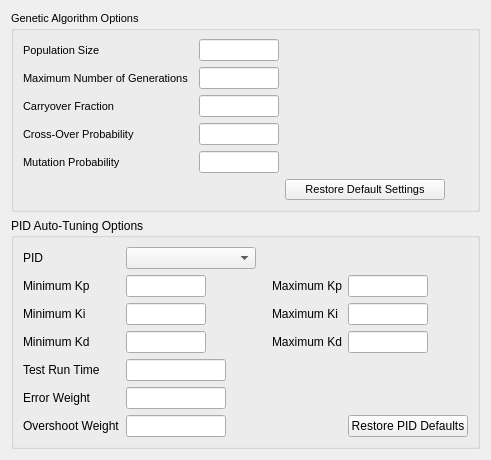
<?xml version="1.0" encoding="UTF-8"?>
<ui version="4.0">
 <class>TunerPrefWidget</class>
 <widget class="QWidget" name="TunerPrefWidget">
  <property name="geometry">
   <rect>
    <x>0</x>
    <y>0</y>
    <width>488</width>
    <height>432</height>
   </rect>
  </property>
  <property name="minimumSize">
   <size>
    <width>0</width>
    <height>0</height>
   </size>
  </property>
  <property name="windowTitle">
   <string>P6DOF Tuner</string>
  </property>
  <layout class="QGridLayout" name="gridLayout">
   <item row="6" column="1">
    <widget class="QGroupBox" name="groupBox">
     <property name="font">
      <font>
       <pointsize>8</pointsize>
      </font>
     </property>
     <property name="title">
      <string>Genetic Algorithm Options</string>
     </property>
     <property name="flat">
      <bool>false</bool>
     </property>
     <property name="checkable">
      <bool>false</bool>
     </property>
     <layout class="QVBoxLayout" name="verticalLayout_2">
      <item>
       <layout class="QGridLayout" name="gridLayout_2">
        <item row="0" column="1">
         <widget class="QLineEdit" name="populationSizeLineEdit">
          <property name="minimumSize">
           <size>
            <width>80</width>
            <height>0</height>
           </size>
          </property>
          <property name="maximumSize">
           <size>
            <width>80</width>
            <height>16777215</height>
           </size>
          </property>
          <property name="maxLength">
           <number>32767</number>
          </property>
         </widget>
        </item>
        <item row="1" column="1">
         <widget class="QLineEdit" name="maxGenerationsLineEdit">
          <property name="minimumSize">
           <size>
            <width>80</width>
            <height>0</height>
           </size>
          </property>
          <property name="maximumSize">
           <size>
            <width>80</width>
            <height>16777215</height>
           </size>
          </property>
         </widget>
        </item>
        <item row="2" column="1">
         <widget class="QLineEdit" name="carryoverFracLineEdit">
          <property name="minimumSize">
           <size>
            <width>80</width>
            <height>0</height>
           </size>
          </property>
          <property name="maximumSize">
           <size>
            <width>80</width>
            <height>16777215</height>
           </size>
          </property>
         </widget>
        </item>
        <item row="3" column="1">
         <widget class="QLineEdit" name="crossOverProbLineEdit">
          <property name="minimumSize">
           <size>
            <width>80</width>
            <height>0</height>
           </size>
          </property>
          <property name="maximumSize">
           <size>
            <width>80</width>
            <height>16777215</height>
           </size>
          </property>
         </widget>
        </item>
        <item row="4" column="1">
         <widget class="QLineEdit" name="mutationProbLineEdit">
          <property name="minimumSize">
           <size>
            <width>80</width>
            <height>0</height>
           </size>
          </property>
          <property name="maximumSize">
           <size>
            <width>80</width>
            <height>16777215</height>
           </size>
          </property>
         </widget>
        </item>
        <item row="1" column="0">
         <widget class="QLabel" name="label_2">
          <property name="minimumSize">
           <size>
            <width>170</width>
            <height>0</height>
           </size>
          </property>
          <property name="text">
           <string>Maximum Number of Generations</string>
          </property>
         </widget>
        </item>
        <item row="2" column="0">
         <widget class="QLabel" name="label_3">
          <property name="text">
           <string>Carryover Fraction</string>
          </property>
         </widget>
        </item>
        <item row="4" column="0">
         <widget class="QLabel" name="label_5">
          <property name="text">
           <string>Mutation Probability</string>
          </property>
         </widget>
        </item>
        <item row="3" column="0">
         <widget class="QLabel" name="label_4">
          <property name="text">
           <string>Cross-Over Probability</string>
          </property>
         </widget>
        </item>
        <item row="0" column="0">
         <widget class="QLabel" name="label">
          <property name="text">
           <string>Population Size</string>
          </property>
         </widget>
        </item>
        <item row="4" column="3">
         <spacer name="horizontalSpacer_3">
          <property name="orientation">
           <enum>Qt::Horizontal</enum>
          </property>
          <property name="sizeHint" stdset="0">
           <size>
            <width>40</width>
            <height>20</height>
           </size>
          </property>
         </spacer>
        </item>
        <item row="5" column="2">
         <widget class="QPushButton" name="resetGADefaultPushButton">
          <property name="minimumSize">
           <size>
            <width>160</width>
            <height>0</height>
           </size>
          </property>
          <property name="maximumSize">
           <size>
            <width>160</width>
            <height>16777215</height>
           </size>
          </property>
          <property name="text">
           <string>Restore Default Settings</string>
          </property>
         </widget>
        </item>
       </layout>
      </item>
     </layout>
    </widget>
   </item>
   <item row="10" column="1">
    <spacer name="verticalSpacer">
     <property name="orientation">
      <enum>Qt::Vertical</enum>
     </property>
     <property name="sizeHint" stdset="0">
      <size>
       <width>20</width>
       <height>40</height>
      </size>
     </property>
    </spacer>
   </item>
   <item row="8" column="1" rowspan="2">
    <widget class="QGroupBox" name="groupBox_2">
     <property name="title">
      <string>PID Auto-Tuning Options</string>
     </property>
     <layout class="QVBoxLayout" name="verticalLayout">
      <item>
       <layout class="QGridLayout" name="gridLayout_4">
        <property name="topMargin">
         <number>0</number>
        </property>
        <item row="0" column="1">
         <widget class="QComboBox" name="pidComboBox">
          <property name="minimumSize">
           <size>
            <width>130</width>
            <height>0</height>
           </size>
          </property>
         </widget>
        </item>
        <item row="0" column="0">
         <widget class="QLabel" name="label_13">
          <property name="text">
           <string>PID</string>
          </property>
         </widget>
        </item>
        <item row="0" column="2">
         <spacer name="horizontalSpacer_4">
          <property name="orientation">
           <enum>Qt::Horizontal</enum>
          </property>
          <property name="sizeType">
           <enum>QSizePolicy::Fixed</enum>
          </property>
          <property name="sizeHint" stdset="0">
           <size>
            <width>10</width>
            <height>20</height>
           </size>
          </property>
         </spacer>
        </item>
        <item row="1" column="0">
         <widget class="QLabel" name="label_6">
          <property name="text">
           <string>Minimum Kp</string>
          </property>
         </widget>
        </item>
        <item row="1" column="3">
         <widget class="QLabel" name="label_7">
          <property name="minimumSize">
           <size>
            <width>70</width>
            <height>0</height>
           </size>
          </property>
          <property name="text">
           <string>Maximum Kp</string>
          </property>
         </widget>
        </item>
        <item row="1" column="1">
         <widget class="QLineEdit" name="minKpLineEdit">
          <property name="minimumSize">
           <size>
            <width>80</width>
            <height>0</height>
           </size>
          </property>
          <property name="maximumSize">
           <size>
            <width>80</width>
            <height>16777215</height>
           </size>
          </property>
         </widget>
        </item>
        <item row="2" column="3">
         <widget class="QLabel" name="label_11">
          <property name="text">
           <string>Maximum Ki</string>
          </property>
         </widget>
        </item>
        <item row="2" column="0">
         <widget class="QLabel" name="label_8">
          <property name="text">
           <string>Minimum Ki</string>
          </property>
         </widget>
        </item>
        <item row="1" column="4">
         <widget class="QLineEdit" name="maxKpLineEdit">
          <property name="minimumSize">
           <size>
            <width>80</width>
            <height>0</height>
           </size>
          </property>
          <property name="maximumSize">
           <size>
            <width>80</width>
            <height>16777215</height>
           </size>
          </property>
         </widget>
        </item>
        <item row="2" column="1">
         <widget class="QLineEdit" name="minKiLineEdit">
          <property name="minimumSize">
           <size>
            <width>80</width>
            <height>0</height>
           </size>
          </property>
          <property name="maximumSize">
           <size>
            <width>80</width>
            <height>16777215</height>
           </size>
          </property>
         </widget>
        </item>
        <item row="2" column="4">
         <widget class="QLineEdit" name="maxKiLineEdit">
          <property name="minimumSize">
           <size>
            <width>80</width>
            <height>0</height>
           </size>
          </property>
          <property name="maximumSize">
           <size>
            <width>80</width>
            <height>16777215</height>
           </size>
          </property>
         </widget>
        </item>
        <item row="3" column="0">
         <widget class="QLabel" name="label_9">
          <property name="text">
           <string>Minimum Kd</string>
          </property>
         </widget>
        </item>
        <item row="3" column="4">
         <widget class="QLineEdit" name="maxKdLineEdit">
          <property name="minimumSize">
           <size>
            <width>80</width>
            <height>0</height>
           </size>
          </property>
          <property name="maximumSize">
           <size>
            <width>80</width>
            <height>16777215</height>
           </size>
          </property>
         </widget>
        </item>
        <item row="3" column="3">
         <widget class="QLabel" name="label_12">
          <property name="text">
           <string>Maximum Kd</string>
          </property>
         </widget>
        </item>
        <item row="3" column="1">
         <widget class="QLineEdit" name="minKdLineEdit">
          <property name="minimumSize">
           <size>
            <width>80</width>
            <height>0</height>
           </size>
          </property>
          <property name="maximumSize">
           <size>
            <width>80</width>
            <height>16777215</height>
           </size>
          </property>
         </widget>
        </item>
        <item row="4" column="1">
         <widget class="QLineEdit" name="runtimeLineEdit">
          <property name="minimumSize">
           <size>
            <width>100</width>
            <height>0</height>
           </size>
          </property>
          <property name="maximumSize">
           <size>
            <width>80</width>
            <height>16777215</height>
           </size>
          </property>
         </widget>
        </item>
        <item row="4" column="0">
         <widget class="QLabel" name="label_10">
          <property name="text">
           <string>Test Run Time</string>
          </property>
         </widget>
        </item>
        <item row="5" column="1">
         <widget class="QLineEdit" name="errorWeightLineEdit">
          <property name="minimumSize">
           <size>
            <width>100</width>
            <height>0</height>
           </size>
          </property>
          <property name="maximumSize">
           <size>
            <width>80</width>
            <height>16777215</height>
           </size>
          </property>
         </widget>
        </item>
        <item row="5" column="0">
         <widget class="QLabel" name="label_14">
          <property name="text">
           <string>Error Weight</string>
          </property>
         </widget>
        </item>
        <item row="6" column="4">
         <widget class="QPushButton" name="resetPIDDefaultPushButton">
          <property name="minimumSize">
           <size>
            <width>120</width>
            <height>0</height>
           </size>
          </property>
          <property name="text">
           <string>Restore PID Defaults</string>
          </property>
         </widget>
        </item>
        <item row="6" column="0">
         <widget class="QLabel" name="label_15">
          <property name="text">
           <string>Overshoot Weight</string>
          </property>
         </widget>
        </item>
        <item row="6" column="1">
         <widget class="QLineEdit" name="overshootWeightLineEdit">
          <property name="minimumSize">
           <size>
            <width>100</width>
            <height>0</height>
           </size>
          </property>
          <property name="maximumSize">
           <size>
            <width>80</width>
            <height>16777215</height>
           </size>
          </property>
         </widget>
        </item>
        <item row="1" column="5">
         <spacer name="horizontalSpacer_2">
          <property name="orientation">
           <enum>Qt::Horizontal</enum>
          </property>
          <property name="sizeHint" stdset="0">
           <size>
            <width>40</width>
            <height>20</height>
           </size>
          </property>
         </spacer>
        </item>
       </layout>
      </item>
     </layout>
    </widget>
   </item>
  </layout>
 </widget>
 <tabstops>
  <tabstop>populationSizeLineEdit</tabstop>
  <tabstop>maxGenerationsLineEdit</tabstop>
  <tabstop>carryoverFracLineEdit</tabstop>
  <tabstop>crossOverProbLineEdit</tabstop>
  <tabstop>mutationProbLineEdit</tabstop>
 </tabstops>
 <resources/>
 <connections/>
</ui>
